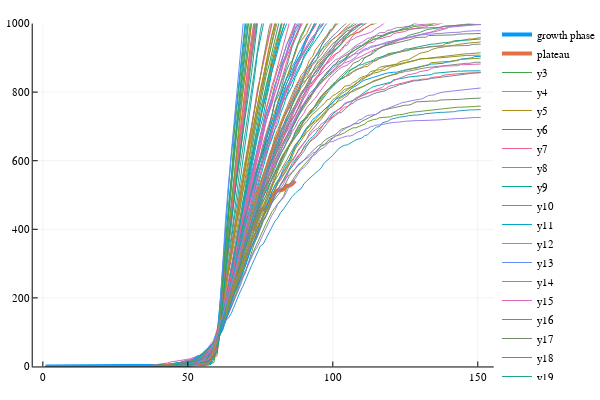

Notebook code for this chart:
### Code cell
plot(1:tpday+1,y[1:tpday+1],lw=4,label="growth phase")
plot!(tpday+1:ndays,y[tpday+1:ndays],lw=4,label="plateau")
plot!(pop .- (St+Et),ylims=(0,1000))
